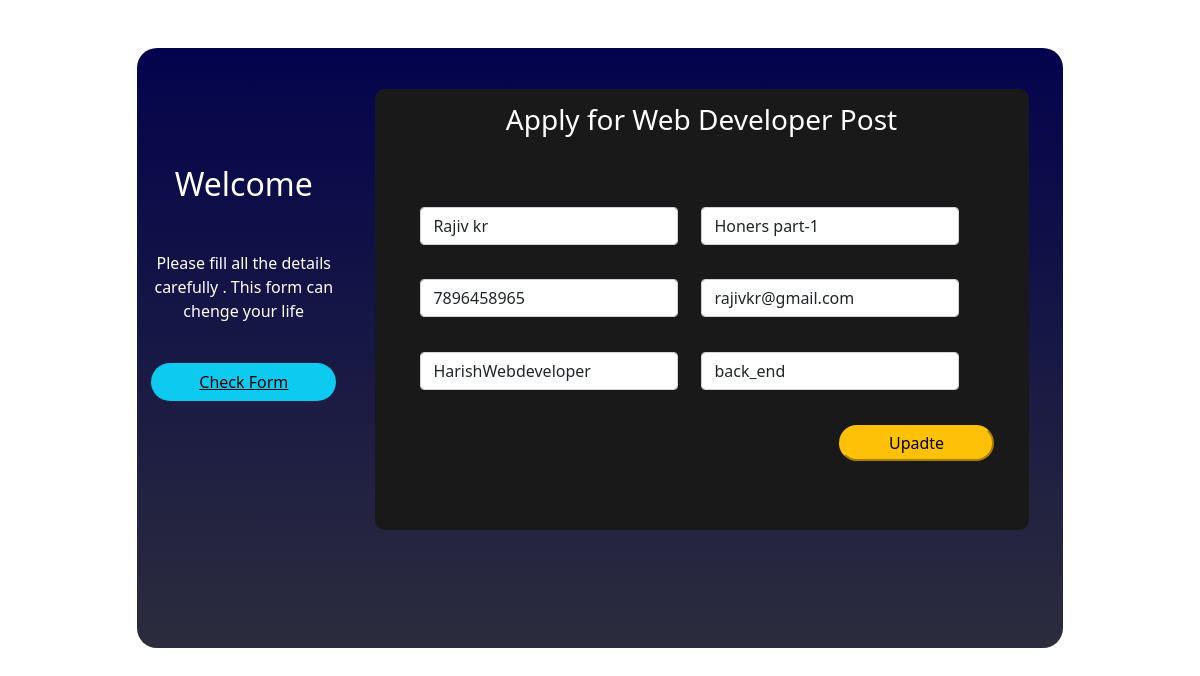
Page /update.php?idtt=2 on the committed database.
### tables this page shows
CREATE TABLE `student_applay_form` (
  `id` int(255) NOT NULL,
  `name` varchar(50) NOT NULL,
  `qualifation` varchar(100) NOT NULL,
  `phone` varchar(50) NOT NULL,
  `email` varchar(100) NOT NULL,
  `support` varchar(255) NOT NULL,
  `course` varchar(50) NOT NULL
);

### update.php (the view, shortened to what this page needs)
<!DOCTYPE html>
<html lang="en">
<head>
    <link rel="stylesheet" href="./css/bootstrap_responsive.css">
</head>
<body>
<div class="container">
        <div class="row">
            <div class="col-md-1"></div>
            <div class="col-md-10 mt-5">
                <div class="box">
                    <div class="row">
                        <div class="col-md-3" >
                            <div class="child-1">
                                <h2>Welcome</h2>
                                <p>Please fill all the details carefully . This form can chenge your life </p>
                                <a href="check_status.php" class="btn-info px-5 py-2 rounded-pill ">Check Form</a>
                            </div>
                        </div>
                        <div class="col-md-9 ">
                                        <div class="child-2">
                                        <h3>Apply for Web Developer Post</h3>
                                        <?php
                                          include("database.php");
                                          $id=$_GET["idtt"];
                                          $query=mysqli_query($sql,"Select * from student_applay_form Where id=$id");
                                          if($row=mysqli_fetch_assoc($query))
                                          {
                                              $name=$row['name'];
                                              $qli=$row['qualifation'];
                                              $phone=$row['phone'];
                                              $email=$row['email'];
                                              $ref=$row['support'];
                                              $course=$row ['course'];
                                          ?>
                                          <form  method="POST">
                                          <div class="innerbox">
                                          <input type="text" value="<?php echo $name ?>" name="t1" class="form-control " required>
                                          <input type="text" value="<?php echo $qli ?>" name="t2" class="form-control" required>
                                          </div>
                                          <div class="innerbox">
                                          <input type="text" value="<?php echo $phone ?>" name="t3" class="form-control " required>
                                          <input type="email" value="<?php echo $email ?>" name="t4"  class="form-control" required>
                                          </div>
                                          <div class="innerbox">
                                          <input type="text" value="<?php echo $ref ?>" name="t5" class="form-control " required>
                                          <?php
                                                include('./database.php');
                                                $select_course="select * from course";
                                                $select_query=mysqli_query($sql,$select_course);
                                                  if(mysqli_num_rows($select_query) > 0)
                                                  {
                                                    echo "<select class='form-control' name=t6 id='sele' '>
                                                    <option value='$course' selected hidden>$course</option>";
                                                    echo "</select>";
                                                  }
                                          ?>
                                          </div>
                                          <div class="innerox">
                                          <p class="text-end mr-5 my-4"><input type="submit" value="Upadte" name="update" class="btn-warning px-5 py-1 rounded-pill border-none"> </p>
                                          </div>
                                          </form>
                                          <?php
                                          }
                                          ?>
                                </div>
                            </div>
                    </div>
                </div>
            </div>
            <div class="col-md-1"></div>
        </div>
    </div>
</body>
</html>

### update.php (style rules this page uses)
* { margin: 0px; padding: 0px; box-sizing:border-box; }
.box { width:100%; height: 600px; background:linear-gradient(rgb(3, 3, 77),rgb(44, 44, 61)); box-sizing:border-box; border-radius: 20px; }
.innerbox { display: flex; margin-top:2%; margin-right:2%; }
.child-1 { margin: 6% 0px; width: 100%; height: 500px; text-align:center; }
h2 { box-sizing:border-box; color:#fff; margin-top: 55%; }
.child-1 p { width: 100%; padding:2% 4%; color:#fff; margin: 20% 0px; }
.child-2 { margin: 6% 0px; width: 95%; height: 70%; background-color:rgb(26, 25, 25); padding: 2% 5%; box-sizing:border-box; border-radius: 10px; }
h3 { color:#fff; text-align:center; margin-bottom:10%; }
input[type="text"] { width:45%; margin: 2% 2%; }
input[type="email"] { width:45%; margin: 2% 2%; }
#sele { width:45%; margin: 2% 2%; }

### rows in the picture
student_applay_form: t1 "Rajiv kr", t2 "Honers part-1", t3 "7896458965", t4 "rajivkr@gmail.com", t5 "HarishWebdeveloper", t6 "back_end"
